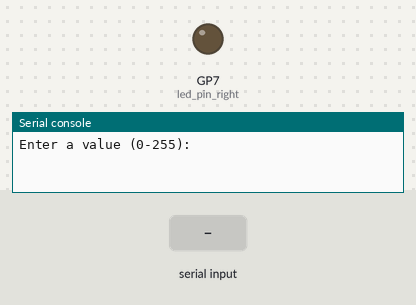
Simulated run of this program. Board: Raspberry Pi Pico running MicroPython. On the bench: output pins drawn as LEDs (lit = HIGH), the last lines printed to the serial console. Inputs (shaded band) come from the test bench.

Above: at 1.2 s.
1.3 s: "5" typed at the serial console, then Enter
At 2.2 s:
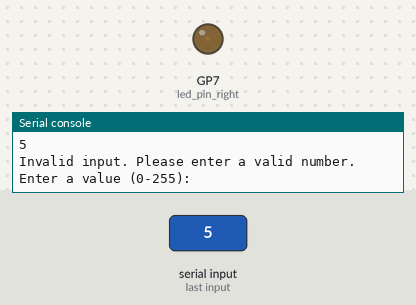
2.8 s: "90" typed at the serial console, then Enter
At 3.3 s:
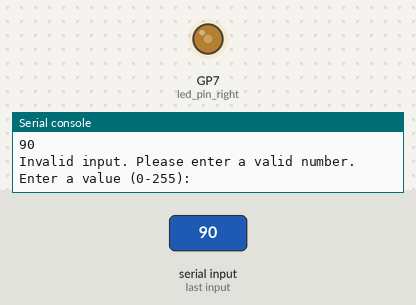
4.3 s: "200" typed at the serial console, then Enter
At 5.7 s:
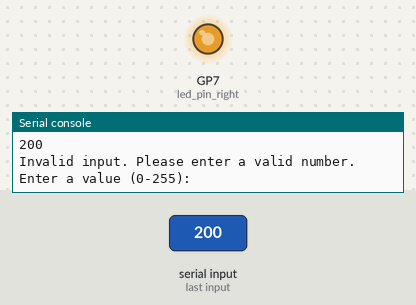
Timing chart, 0 to 7.3 s (numbered marks = the images above; inputs shaded):
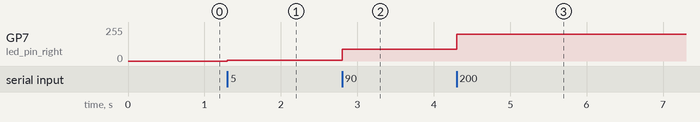

Measured:
- after the input at 1.3 s, GP7 (led_pin_right): 0/255 → 5/255 at once
- after the input at 2.8 s, GP7 (led_pin_right): 5/255 → 90/255 at once
- after the input at 4.3 s, GP7 (led_pin_right): 90/255 → 200/255 at once

The program:

Single_led_RGB_control.py
```python
#*****************************
#* Developer: MJtronics
#* Date: 2024-01-15
#*****************************

# Description:
# This MicroPython script allows the user to interactively control the brightness of an LED using Pulse Width Modulation (PWM).
# The script prompts the user to input a value in the range of 0 to 255, which represents the desired brightness level.
# The input is then mapped to the PWM range (0 to 65535) and applied to the LED, creating a smooth brightness adjustment effect.

# Pin Configuration:
# LEDL (Left LED)
# - R: GP22
# - B: GP21
# - G: GP20

# LEDR (Right LED)
# - R: GP7
# - B: GP8
# - G: GP9

from machine import Pin, PWM

# Function to map user input (0-255) to PWM range (0-65535)
def map_user_input(user_input):
    # Ensure user_input is within the valid range
    user_input = max(0, min(255, user_input))
    # Map the value to the PWM range
    return int((user_input / 255) * 65535)

# Function to set LED brightness using PWM
def set_led_brightness(pwm, brightness):
    pwm.duty_u16(brightness)

# Define the LED pin for the Right LED (GP7)
frequency = 5000
led_pin_right = Pin(7)

# Initialize PWM on the Right LED pin
led_pwm_right = PWM(led_pin_right)
led_pwm_right.freq(frequency)

while True:

        # Get user input from 0 to 255
        user_input = int(input("Enter a value (0-255): "))
        # Map user input to PWM range
        pwm_value = map_user_input(user_input)
        # Set Right LED brightness
        set_led_brightness(led_pwm_right, pwm_value)

        print("Invalid input. Please enter a valid number.")
```
